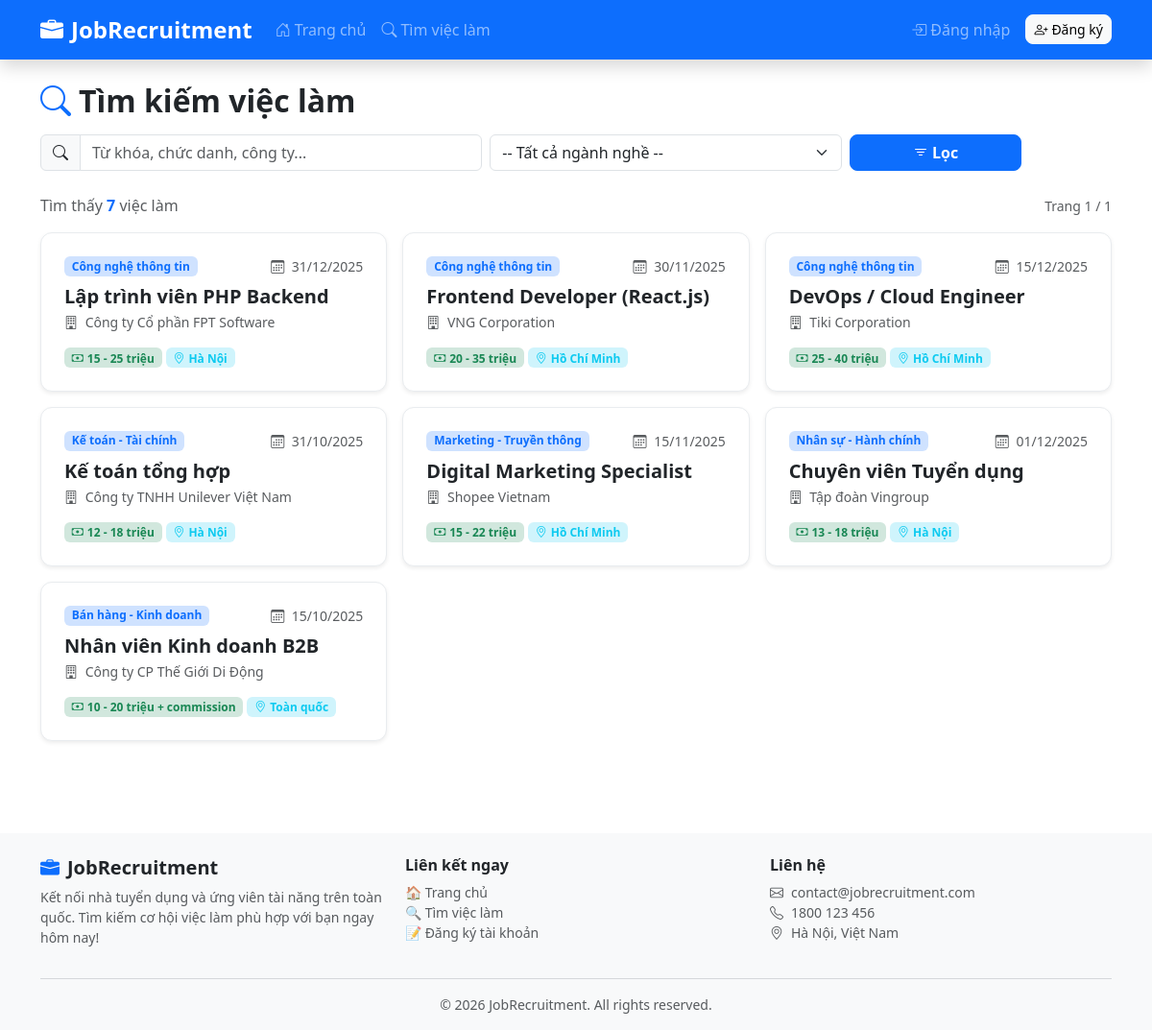
Page /jobs on the committed database.
### tables this page shows
CREATE TABLE `jobs` (
    `id`           INT AUTO_INCREMENT PRIMARY KEY COMMENT 'Khóa chính',
    `category_id`  INT           NOT NULL         COMMENT 'Ngành nghề (FK → categories.id)',
    `title`        VARCHAR(200)  NOT NULL         COMMENT 'Tiêu đề vị trí tuyển dụng',
    `company`      VARCHAR(200)  NOT NULL         COMMENT 'Tên công ty tuyển dụng',
    `salary`       VARCHAR(100)  DEFAULT NULL     COMMENT 'Mức lương (VD: 10-15 triệu)',
    `location`     VARCHAR(200)  DEFAULT NULL     COMMENT 'Địa điểm làm việc',
    `description`  TEXT          DEFAULT NULL     COMMENT 'Mô tả công việc chi tiết',
    `requirements` TEXT          DEFAULT NULL     COMMENT 'Yêu cầu ứng viên',
    `benefits`     TEXT          DEFAULT NULL     COMMENT 'Quyền lợi được hưởng',
    `deadline`     DATE          DEFAULT NULL     COMMENT 'Hạn nộp hồ sơ',
    `status`       ENUM('active', 'closed') NOT NULL DEFAULT 'active' COMMENT 'Trạng thái: active=đang tuyển, closed=đã đóng',
    `created_at`   TIMESTAMP DEFAULT CURRENT_TIMESTAMP COMMENT 'Thời điểm đăng tin',
    CONSTRAINT `fk_jobs_category`
        FOREIGN KEY (`category_id`) REFERENCES `categories`(`id`) ON DELETE CASCADE
);

CREATE TABLE `categories` (
    `id`         INT AUTO_INCREMENT PRIMARY KEY COMMENT 'Khóa chính',
    `name`       VARCHAR(100) NOT NULL          COMMENT 'Tên ngành nghề',
    `created_at` TIMESTAMP DEFAULT CURRENT_TIMESTAMP
);

### core/Controller.php (called while the page is built, shortened)
<?php
abstract class Controller
{
    protected function render(string $view, array $data = []): void
    {
        extract($data);
        $viewPath = __DIR__ . '/../views/' . $view . '.php';
        require $viewPath;
    }
}

### controllers/JobController.php (called while the page is built, shortened)
<?php
class JobController extends Controller
{
    public function index(): void
    {
        $jobModel      = new Job();
        $categoryModel = new Category();
        $keyword    = trim($_GET['keyword']  ?? '');
        $categoryId = (int) ($_GET['category'] ?? 0);
        $page       = max(1, (int) ($_GET['page'] ?? 1));
        $perPage    = 9;
        $jobs      = $jobModel->getList($page, $perPage, $keyword, $categoryId);
        $totalJobs = $jobModel->countList($keyword, $categoryId);
        $totalPages = (int) ceil($totalJobs / $perPage);
        $categories = $categoryModel->getAllSimple();
        $this->render('jobs/index', [
            'jobs'        => $jobs,
            'categories'  => $categories,
            'keyword'     => $keyword,
            'categoryId'  => $categoryId,
            'page'        => $page,
            'totalPages'  => $totalPages,
            'totalJobs'   => $totalJobs,
            'flash'       => $this->getFlash(),
        ]);
    }
}

### index.php (called while the page is built, shortened)
<?php
require_once __DIR__ . '/config/database.php';
require_once __DIR__ . '/core/Database.php';
require_once __DIR__ . '/core/Model.php';
require_once __DIR__ . '/core/Controller.php';
require_once __DIR__ . '/models/Job.php';
require_once __DIR__ . '/controllers/JobController.php';
$router = new Router();
$router->get('/',     'HomeController', 'index');
$router->get('/home', 'HomeController', 'index');
$router->get( '/login',    'AuthController', 'loginForm');
$router->post('/login',    'AuthController', 'login');
$router->get( '/register', 'AuthController', 'registerForm');
$router->post('/register', 'AuthController', 'register');
$router->get( '/logout',   'AuthController', 'logout');
$router->get( '/jobs',        'JobController', 'index');
$router->get( '/jobs/detail', 'JobController', 'detail');
$router->get( '/jobs/apply',  'JobController', 'applyForm');
$router->post('/jobs/apply',  'JobController', 'apply');
$router->get( '/profile',        'ProfileController', 'index');
$router->post('/profile/update', 'ProfileController', 'update');
$router->get('/my-applications', 'ApplicationController', 'history');
$router->get('/admin',           'AdminDashboardController', 'index');
$router->get('/admin/dashboard', 'AdminDashboardController', 'index');
$router->get( '/admin/users',        'AdminUserController', 'index');
$router->get( '/admin/users/create', 'AdminUserController', 'createForm');
$router->post('/admin/users/create', 'AdminUserController', 'create');
$router->get( '/admin/users/edit',   'AdminUserController', 'editForm');
$router->post('/admin/users/edit',   'AdminUserController', 'edit');
$router->post('/admin/users/delete', 'AdminUserController', 'delete');
$router->get( '/admin/jobs',        'AdminJobController', 'index');
$router->get( '/admin/jobs/create', 'AdminJobController', 'createForm');
$router->post('/admin/jobs/create', 'AdminJobController', 'create');
$router->get( '/admin/jobs/edit',   'AdminJobController', 'editForm');
$router->post('/admin/jobs/edit',   'AdminJobController', 'edit');
$router->post('/admin/jobs/delete', 'AdminJobController', 'delete');
$router->get( '/admin/categories',        'AdminCategoryController', 'index');
$router->get( '/admin/categories/create', 'AdminCategoryController', 'createForm');
$router->post('/admin/categories/create', 'AdminCategoryController', 'create');
$router->get( '/admin/categories/edit',   'AdminCategoryController', 'editForm');
$router->post('/admin/categories/edit',   'AdminCategoryController', 'edit');
$router->post('/admin/categories/delete', 'AdminCategoryController', 'delete');
$router->get( '/admin/applications',               'AdminApplicationController', 'index');
$router->post('/admin/applications/update-status', 'AdminApplicationController', 'updateStatus');
$router->dispatch();

### core/Database.php (called while the page is built, shortened)
<?php
class Database
{
    private static ?PDO $instance = null;
    public static function getInstance(): PDO
    {
        if (self::$instance === null) {
            $dsn = sprintf(
                'mysql:host=%s;port=%d;dbname=%s;charset=%s',
                DB_HOST,
                DB_PORT,
                DB_NAME,
                DB_CHARSET
            );
            $options = [
                PDO::ATTR_ERRMODE            => PDO::ERRMODE_EXCEPTION,
                PDO::ATTR_DEFAULT_FETCH_MODE => PDO::FETCH_ASSOC,
                PDO::ATTR_EMULATE_PREPARES   => false,
            ];
            try {
                self::$instance = new PDO($dsn, DB_USER, DB_PASS, $options);
            } catch (PDOException $e) {
                error_log('Database connection failed: ' . $e->getMessage());
                die('<h3 style="color:red;text-align:center">Không thể kết nối database.<br>Vui lòng kiểm tra cấu hình trong config/database.php</h3>');
            }
        }
        return self::$instance;
    }
}

### models/Job.php (called while the page is built, shortened)
<?php
class Job extends Model
{
    public function getList(int $page = 1, int $perPage = 9, string $keyword = '', int $categoryId = 0): array
    {
        $offset = ($page - 1) * $perPage;
        $params = [];
        $where = ["j.status = 'active'"];
        $whereClause = 'WHERE ' . implode(' AND ', $where);
        $sql = "SELECT j.*, c.name AS category_name
                FROM `jobs` j
                LEFT JOIN `categories` c ON c.id = j.category_id
                {$whereClause}
                ORDER BY j.created_at DESC
                LIMIT {$perPage} OFFSET {$offset}";
        return $this->query($sql, $params);
    }
    public function countList(string $keyword = '', int $categoryId = 0): int
    {
        $params = [];
        $where  = ["status = 'active'"];
        $whereClause = 'WHERE ' . implode(' AND ', $where);
        return $this->count("SELECT COUNT(*) FROM `jobs` {$whereClause}", $params);
    }
}

### core/Model.php (called while the page is built, shortened)
<?php
abstract class Model
{
    protected PDO $db;
    public function __construct()
    {
        $this->db = Database::getInstance();
    }
    protected function query(string $sql, array $params = []): array
    {
        $stmt = $this->db->prepare($sql);
        $stmt->execute($params);
        return $stmt->fetchAll();
    }
    protected function count(string $sql, array $params = []): int
    {
        $stmt = $this->db->prepare($sql);
        $stmt->execute($params);
        return (int) $stmt->fetchColumn();
    }
}

### views/jobs/index.php (the view, shortened to what this page needs)
<?php
require_once __DIR__ . '/../layouts/header.php';
?>
<div class="container py-4">
    <div class="row mb-4">
        <div class="col-12">
            <h2 class="fw-bold mb-3">
                <i class="bi bi-search me-2 text-primary"></i>Tìm kiếm việc làm
            </h2>
            <form action="<?= BASE_URL ?>/jobs" method="GET" class="row g-2">
                <div class="col-md-5">
                    <div class="input-group">
                        <span class="input-group-text"><i class="bi bi-search"></i></span>
                        <input type="text" name="keyword" class="form-control"
                               placeholder="Từ khóa, chức danh, công ty..."
                               value="<?= htmlspecialchars($keyword) ?>">
                    </div>
                </div>
                <div class="col-md-4">
                    <select name="category" class="form-select">
                        <option value="0">-- Tất cả ngành nghề --</option>
                    </select>
                </div>
                <div class="col-md-2">
                    <button type="submit" class="btn btn-primary w-100 fw-bold">
                        <i class="bi bi-filter me-1"></i>Lọc
                    </button>
                </div>
            </form>
        </div>
    </div>
    <div class="d-flex justify-content-between align-items-center mb-3">
        <p class="text-muted mb-0">
            Tìm thấy <strong class="text-primary"><?= number_format($totalJobs) ?></strong> việc làm
        </p>
        <small class="text-muted">Trang <?= $page ?> / <?= max(1, $totalPages) ?></small>
    </div>
    <?php if (empty($jobs)): ?>
    <div class="text-center py-5">
        <i class="bi bi-search fs-1 text-muted"></i>
        <h5 class="mt-3 text-muted">Không tìm thấy việc làm phù hợp</h5>
        <p class="text-muted">Thử thay đổi từ khóa hoặc ngành nghề khác.</p>
        <a href="<?= BASE_URL ?>/jobs" class="btn btn-primary">Xem tất cả việc làm</a>
    </div>
    <?php else: ?>
    <div class="row g-3 mb-4">
        <?php foreach ($jobs as $job): ?>
        <div class="col-md-6 col-lg-4">
            <div class="card h-100 border-0 shadow-sm job-card">
                <div class="card-body p-4">
                    <div class="d-flex justify-content-between align-items-start mb-2">
                        <span class="badge bg-primary-subtle text-primary small">
                            <?= htmlspecialchars($job['category_name'] ?? '') ?>
                        </span>
                        <?php if ($job['deadline']): ?>
                        <small class="text-muted">
                            <i class="bi bi-calendar3 me-1"></i>
                            <?= date('d/m/Y', strtotime($job['deadline'])) ?>
                        </small>
                        <?php endif; ?>
                    </div>
                    <h5 class="card-title fw-bold mb-1 lh-sm">
                        <a href="<?= BASE_URL ?>/jobs/detail?id=<?= $job['id'] ?>"
                           class="text-decoration-none text-dark stretched-link">
                            <?= htmlspecialchars($job['title']) ?>
                        </a>
                    </h5>
                    <p class="text-muted mb-3 small">
                        <i class="bi bi-building me-1"></i>
                        <?= htmlspecialchars($job['company']) ?>
                    </p>
                    <div class="d-flex flex-wrap gap-1">
                        <?php if ($job['salary']): ?>
                        <span class="badge bg-success-subtle text-success">
                            <i class="bi bi-cash me-1"></i><?= htmlspecialchars($job['salary']) ?>
                        </span>
                        <?php endif; ?>
                        <?php if ($job['location']): ?>
                        <span class="badge bg-info-subtle text-info">
                            <i class="bi bi-geo-alt me-1"></i><?= htmlspecialchars($job['location']) ?>
                        </span>
                        <?php endif; ?>
                    </div>
                </div>
            </div>
        </div>
        <?php endforeach; ?>
    </div>
    <?php endif; ?>
</div>
<?php require_once __DIR__ . '/../layouts/footer.php'; ?>

### public/css/style.css (style rules this page uses)
:root { --primary: #0d6efd; --success: #198754; --text-dark: #212529; --bg-light: #f8f9fa; }
.job-card { border-radius: 12px; transition: transform .2s ease, box-shadow .2s ease; border: 1px solid #e9ecef !important; }
.btn { border-radius: 8px; }
.card { border-radius: 12px; }
.bg-primary-subtle { background-color: #cfe2ff !important; }
.bg-success-subtle { background-color: #d1e7dd !important; }
.bg-info-subtle { background-color: #cff4fc !important; }

### rows in the picture
jobs: category.name "Công nghệ thông tin", deadline "31/12/2025", title "Lập trình viên PHP Backend", company "Công ty Cổ phần FPT Software", salary "15 - 25 triệu", location "Hà Nội"
jobs: category.name "Công nghệ thông tin", deadline "30/11/2025", title "Frontend Developer (React.js)", company "VNG Corporation", salary "20 - 35 triệu", location "Hồ Chí Minh"
jobs: category.name "Công nghệ thông tin", deadline "15/12/2025", title "DevOps / Cloud Engineer", company "Tiki Corporation", salary "25 - 40 triệu", location "Hồ Chí Minh"
jobs: category.name "Kế toán - Tài chính", deadline "31/10/2025", title "Kế toán tổng hợp", company "Công ty TNHH Unilever Việt Nam", salary "12 - 18 triệu", location "Hà Nội"
jobs: category.name "Marketing - Truyền thông", deadline "15/11/2025", title "Digital Marketing Specialist", company "Shopee Vietnam", salary "15 - 22 triệu", location "Hồ Chí Minh"
jobs: category.name "Nhân sự - Hành chính", deadline "01/12/2025", title "Chuyên viên Tuyển dụng", company "Tập đoàn Vingroup", salary "13 - 18 triệu", location "Hà Nội"
jobs: category.name "Bán hàng - Kinh doanh", deadline "15/10/2025", title "Nhân viên Kinh doanh B2B", company "Công ty CP Thế Giới Di Động", salary "10 - 20 triệu + commission", location "Toàn quốc"

### other values in the picture
$totalJobs "7"
$page "1"
max(1, $totalPages) "1"
